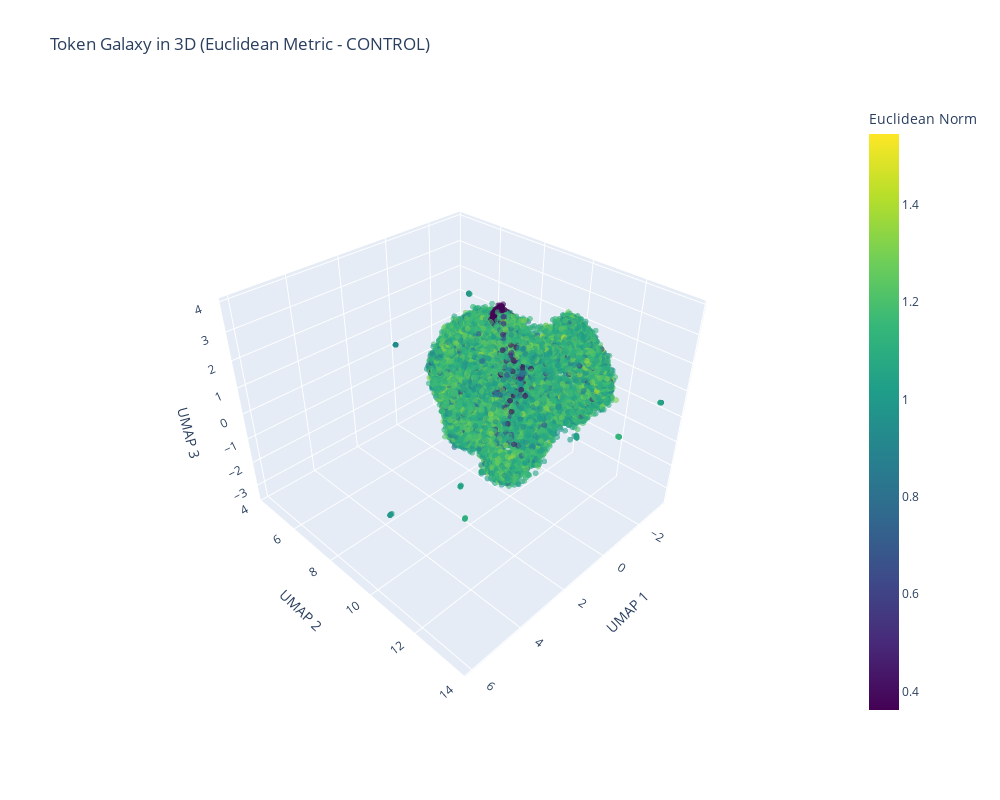

Notebook code cell kept with this figure:
### Markdown cell above
## Create Interactive 3D Visualization (Plotly)

### Code cell
print(f"\nCreating interactive 3D visualization...")

fig = go.Figure(data=[go.Scatter3d(
    x=embedding_3d[:, 0],
    y=embedding_3d[:, 1],
    z=embedding_3d[:, 2],
    mode='markers',
    marker=dict(
        size=2,
        color=euclidean_norms,
        colorscale='Viridis',
        showscale=True,
        colorbar=dict(title="Euclidean Norm"),
        opacity=0.6,
    ),
    text=[f'{norm:.2f}' for norm in euclidean_norms],
    hovertemplate='Norm: %{text}<extra></extra>',
)])

fig.update_layout(
    title='Token Galaxy in 3D (Euclidean Metric - CONTROL)',
    scene=dict(
        xaxis_title='UMAP 1',
        yaxis_title='UMAP 2',
        zaxis_title='UMAP 3',
        camera=dict(
            eye=dict(x=1.5, y=1.5, z=1.5)
        ),
        aspectmode='data',
    ),
    width=1000,
    height=800,
)

# Save HTML
fig.write_html(OUTPUT_HTML)
print(f"✓ Saved interactive visualization to {OUTPUT_HTML}")

# Show inline
fig.show()

### Figure 1 — Plotly figure (JSON) as saved in the notebook; plotly's stock layout.template omitted (floating-point values rounded to 4 significant figures; data arrays with more than 128 entries replaced by an {"elided": "..."} marker saying what was removed)
{"data": [{"hovertemplate": "Norm: %{text}<extra></extra>", "marker": {"color": {"elided": "32000 float values"}, "colorbar": {"title": {"text": "Euclidean Norm"}}, "colorscale": [[0, "#440154"], [0.1111, "#482878"], [0.2222, "#3e4989"], [0.3333, "#31688e"], [0.4444, "#26828e"], [0.5556, "#1f9e89"], [0.6667, "#35b779"], [0.7778, "#6ece58"], [0.8889, "#b5de2b"], [1, "#fde725"]], "opacity": 0.6, "showscale": true, "size": 2}, "mode": "markers", "text": {"elided": "32000 str values"}, "type": "scatter3d", "x": {"elided": "32000 float values"}, "y": {"elided": "32000 float values"}, "z": {"elided": "32000 float values"}}], "layout": {"height": 800, "scene": {"aspectmode": "data", "camera": {"eye": {"x": 1.5, "y": 1.5, "z": 1.5}}, "xaxis": {"title": {"text": "UMAP 1"}}, "yaxis": {"title": {"text": "UMAP 2"}}, "zaxis": {"title": {"text": "UMAP 3"}}}, "title": {"text": "Token Galaxy in 3D (Euclidean Metric - CONTROL)"}, "width": 1000}}
